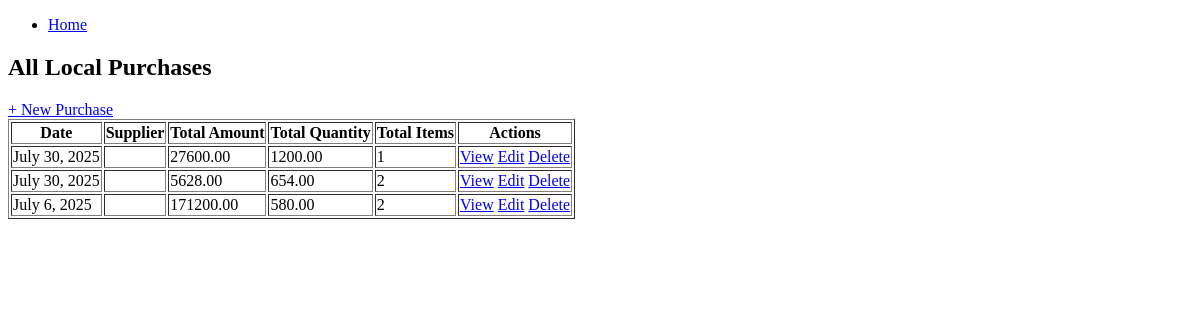
/adminapp/local-purchase/, run on an earlier commit of the app's database.
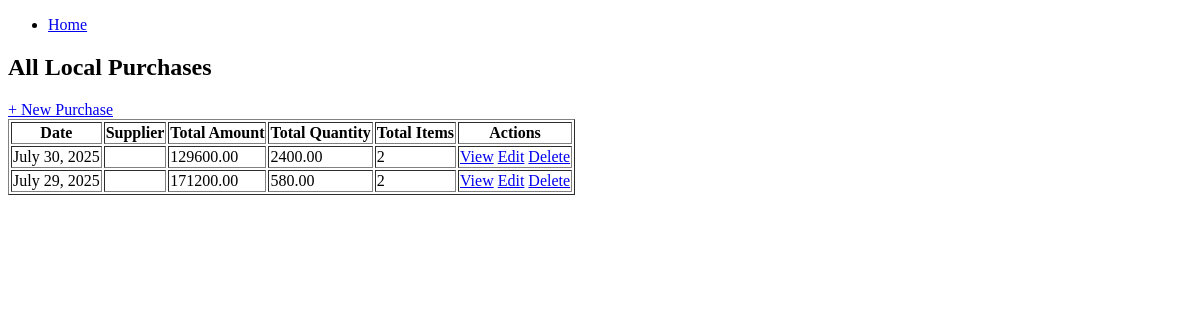
And on a later commit of the database.
### adminapp/models.py (models this page shows, shortened)
class BaseModel(models.Model):
    id = models.CharField(
        primary_key=True,
        max_length=4,
        editable=False,
        unique=True,
        default=generate_short_id
    )
    class Meta:
        abstract = True

class LocalPurchase(BaseModel):
    date = models.DateField()
    voucher_number = models.CharField(max_length=20, unique=True)
    party_name = models.CharField(max_length=150)
    total_amount = models.DecimalField(max_digits=12, decimal_places=2, default=0)
    total_quantity = models.DecimalField(max_digits=12, decimal_places=2, default=0)
    total_items = models.IntegerField(null=True, blank=True)

### adminapp/views.py (the view)
# urls.py: path('local-purchase/', views.local_purchase_list, name='local_purchase_list'),
def local_purchase_list(request):
    purchases = LocalPurchase.objects.all().order_by('-date')
    return render(request, 'adminapp/purchases/local_purchase_list.html', {'purchases': purchases})

### adminapp/templates/adminapp/purchases/local_purchase_list.html (shortened to what this page needs)
<!DOCTYPE html>
<html>
<head>
</head>
<body>
    <nav>
        <ul>
            <li><a href="{% url 'adminapp:admin_dashboard' %}">Home</a></li>
        </ul>
    </nav>
    <h2>All Local Purchases</h2>
    <a href="{% url 'adminapp:local_purchase_create' %}">+ New Purchase</a>
    <table border="1">
        <thead>
            <tr>
                <th>Date</th>
                <th>Supplier</th>
                <th>Total Amount</th>
                <th>Total Quantity</th>
                <th>Total Items</th>
                <th>Actions</th>
            </tr>
        </thead>
        <tbody>
            {% for purchase in purchases %}
                <tr>
                    <td>{{ purchase.date }}</td>
                    <td>{{ purchase.supplier }}</td>
                    <td>{{ purchase.total_amount }}</td>
                    <td>{{ purchase.total_quantity }}</td>
                    <td>{{ purchase.total_items }}</td>
                    <td>
                        <a href="{% url 'adminapp:local_purchase_detail' purchase.pk %}">View</a>
                        <a href="{% url 'adminapp:local_purchase_update' purchase.pk %}">Edit</a>
                        <a href="{% url 'adminapp:local_purchase_delete' purchase.pk %}">Delete</a>
                    </td>
                </tr>
            {% empty %}
                <tr><td colspan="6">No purchases found.</td></tr>
            {% endfor %}
        </tbody>
    </table>
</body>
</html>

What changed in the data, as far as the page shows it:
removed LocalPurchase: date "July 30, 2025", total_amount "27600.00", total_quantity "1200.00", total_items "1"
removed LocalPurchase: date "July 30, 2025", total_amount "5628.00", total_quantity "654.00", total_items "2"
removed LocalPurchase: date "July 6, 2025", total_amount "171200.00", total_quantity "580.00", total_items "2"
added LocalPurchase: date "July 30, 2025", total_amount "129600.00", total_quantity "2400.00", total_items "2"
added LocalPurchase: date "July 29, 2025", total_amount "171200.00", total_quantity "580.00", total_items "2"
